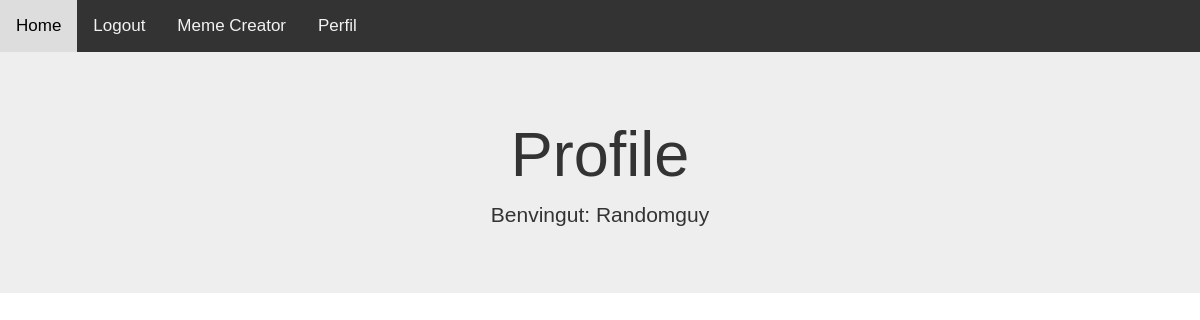
Page /profile/ (signed in) on the earlier database version.
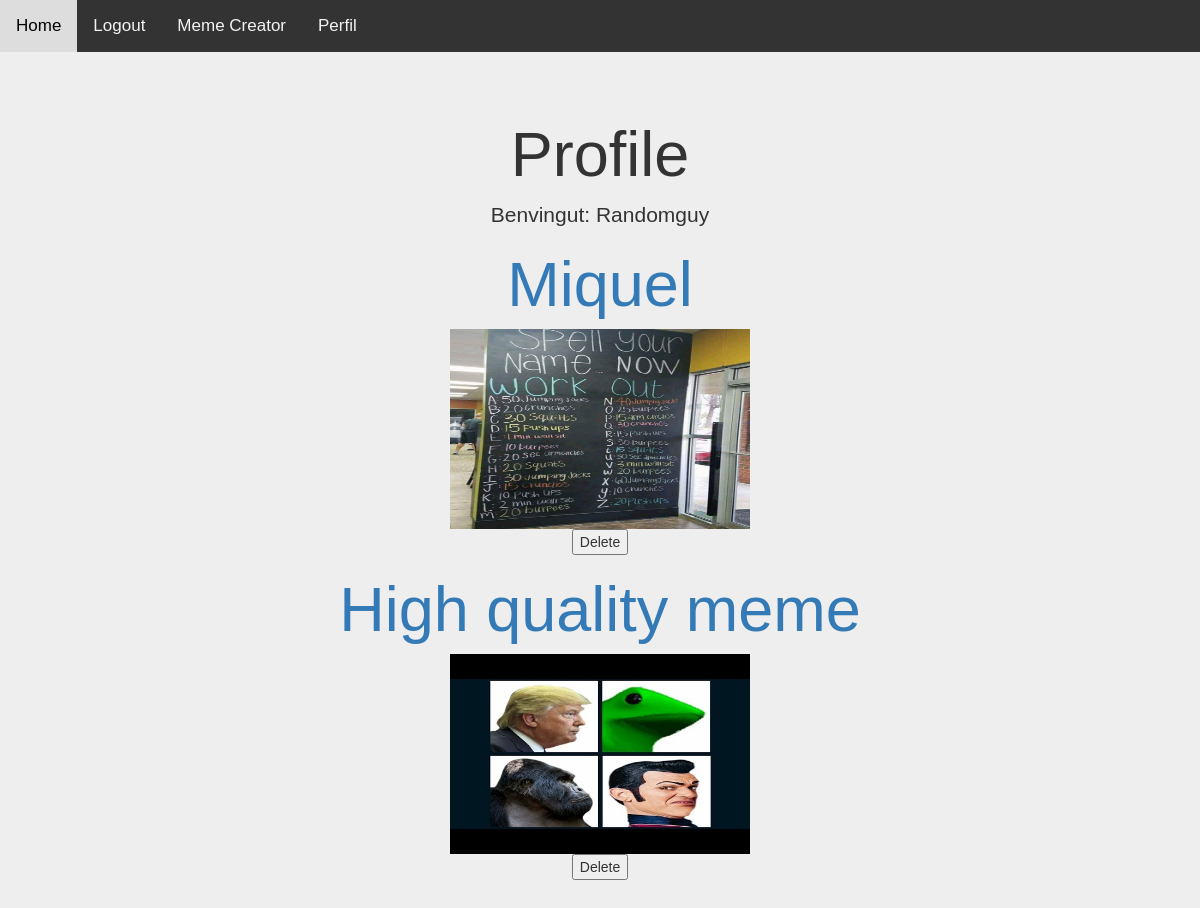
Same page on the later database version.
### Main_Meme/models.py (models this page shows, shortened)
class Meme(models.Model):
    title = models.CharField(max_length=50)
    image = models.ImageField(default=None)
    author = models.ForeignKey(User, on_delete=models.CASCADE, null=False)
    tag = models.ForeignKey('Tag', on_delete=models.CASCADE, null=True)

### Main_Meme/views.py (the view)
# urls.py: url(r'^profile/$',profile,name="profile"),
def profile(request):
    username = None
    if request.user.is_authenticated:
        Memes = Meme.objects.filter(author=request.user)
        context = {'Memes': Memes}
        return render(request,'Profile.html',context)
    return render(request,'Profile.html')

### templates/Profile.html (shortened to what this page needs)
<!DOCTYPE html>
<html lang="es">
<head>
  <link rel="stylesheet" href="https://maxcdn.bootstrapcdn.com/bootstrap/3.3.7/css/bootstrap.min.css">
</head>
<body>
<body>
    <div class="topnav">
	<header id="main-header">
				<a href="{% url 'home' %}">Home</a>
                {% if user.is_authenticated %}
                    <a class="link" href="{% url 'logout' %}">Logout</a>
                {% else %}
                    <li><a href="{% url 'login' %}">Login</a>
                {% endif %}
                <a href="{% url 'memecreator' %}">Meme Creator</a>
                {% if user.is_authenticated %}
                    <a href="{% url 'profile' %}">Perfil</a>
                {% endif %}
	</header>
    </div>
</body>
<body>
    <div class="jumbotron text-center">
    <section id="main-content">
    {% if user.is_authenticated %}
        <h1>Profile</h1>
            <p>Benvingut: {{ user.username }}</p>
        {% for meme in Memes %}
                <meme>
                <h1><a href="/meme/{{ meme.pk }}">{{ meme.title }}</a></h1>
                <a href="/meme/{{ meme.pk }}"><img src="{{ meme.image.url }}" width="300" height="200"/></a>
                    <form action="/delete/" method="post" enctype="multipart/form-data">{% csrf_token %}
                        <button type="submit"name="Delete" value="{{ meme.id }}">Delete</button></form>
                </meme>
            {% endfor %}
            {% endif %}
    </section>
    </div>
</body>

### templates/Profile.html (style rules this page uses)
body { margin: 0; font-family: Arial, Helvetica, sans-serif; }
.topnav { overflow: hidden; background-color: #333; }
.topnav a { float: left; color: #f2f2f2; text-align: center; padding: 14px 16px; text-decoration: none; font-size: 17px; }

Differences in the rows shown:
added Meme: title "Miquel", image (picture), {{ meme.id }} 5 (drawn)
added Meme: title "High quality meme", image (picture), {{ meme.id }} 6 (drawn)
